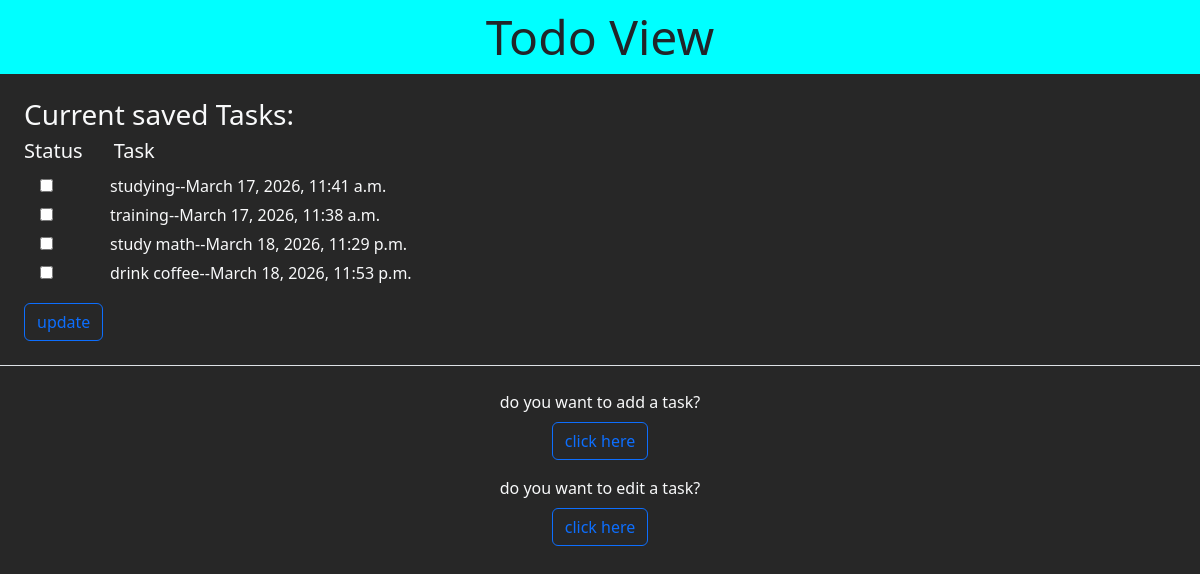
The page /todo/view/ on the database as committed earlier.
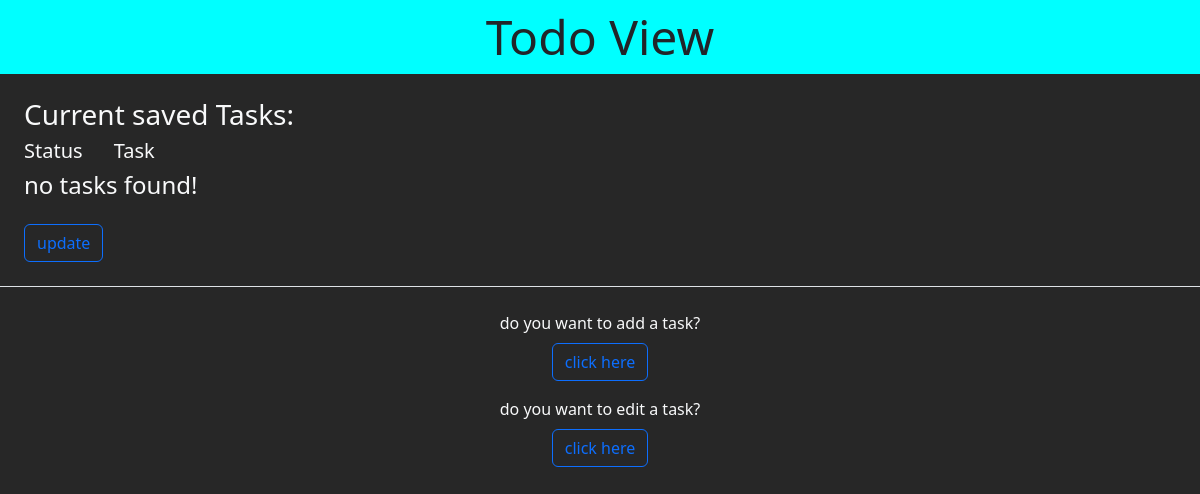
The same page on the database as committed later.
### todolist/models.py (models this page shows, shortened)
class Task(models.Model):
    task_desc = models.CharField(max_length=200)
    status = models.BooleanField()
    pub_date = models.DateTimeField("date published")

### todolist/views.py (the view)
# urls.py: path("todo/", include("todolist.urls"), name="todo"),
def todo(request):
    task_list = Task.objects.filter(status = False)
    return render(request,"todolist/todoview.html",{"task_list":task_list})

### todolist/templates/todolist/todoview.html (shortened to what this page needs)
{% load static %}
<!DOCTYPE html>
<html>
<head>
    <link href="https://cdn.jsdelivr.net/npm/bootstrap@5.3.8/dist/css/bootstrap.min.css" rel="stylesheet">
    <link rel="stylesheet" href="{% static 'todolist/style.css' %}">
</head>
<body>
    <div id="header" class="text-center display-5 py-2 position-relative top-0">Todo View</div>
    <div id="div-view" class="p-4 border-bottom text-light">
        <form action="{% url 'todolist:todoupdate' %}" method="post">
            <fieldset>
                <h3>Current saved Tasks: </h3>
                <h5>Status&nbsp;&nbsp;&nbsp;&nbsp;&nbsp;&nbsp;Task</h5>
                {% if task_list %}
                {% for task in task_list %}
                {% if task.status == False %}
                <input type="checkbox" name="task" id="task{{forloop.counter}}" value={{task.id}} class="ms-3 m-2">
                <label class="ms-4" for="task{{forloop.counter}}">&nbsp;&nbsp;&nbsp;&nbsp;&nbsp;{{task.task_desc}}--{{task.pub_date}}</label>
                <br>
                {% endif %}
                {% endfor %}
                {% else %}
                <h4>no tasks found!</h4>
                {% endif %}
            </fieldset>
            <input type="submit" value="update" class="btn btn-primary-subtle btn-outline-primary mt-3">
        </form>
    </div>
    <br>
    <div id="btn-view" class="text-center">
        <label for="back" class="mb-2 text-light">do you want to add a task?</label><br>
        <a href="{% url 'todolist:todoadd' %}" id="back">
            <button type="button" class="btn btn-primary-subtle btn-outline-primary">click here</button>
        </a>
        <br>
        <label for="back" class="my-2 mt-3 text-light">do you want to edit a task?</label><br>
        <a href="{% url 'todolist:edit' %}" id="edit">
            <button type="button" class="btn btn-primary-subtle btn-outline-primary">click here</button>
        </a>
    </div>
</body>
</html>

Rows that differ between the two databases and show on the page:
removed Task: task_desc "studying", pub_date "March 17, 2026, 11:41 a.m."
no longer on this page (row edited): Task: task_desc "training", pub_date "March 17, 2026, 11:38 a.m."
no longer on this page (row edited): Task: task_desc "study math", pub_date "March 18, 2026, 11:29 p.m."
no longer on this page (row edited): Task: task_desc "drink coffee", pub_date "March 18, 2026, 11:53 p.m."
Other text that changed with them:
text now shown: "no tasks found!"
